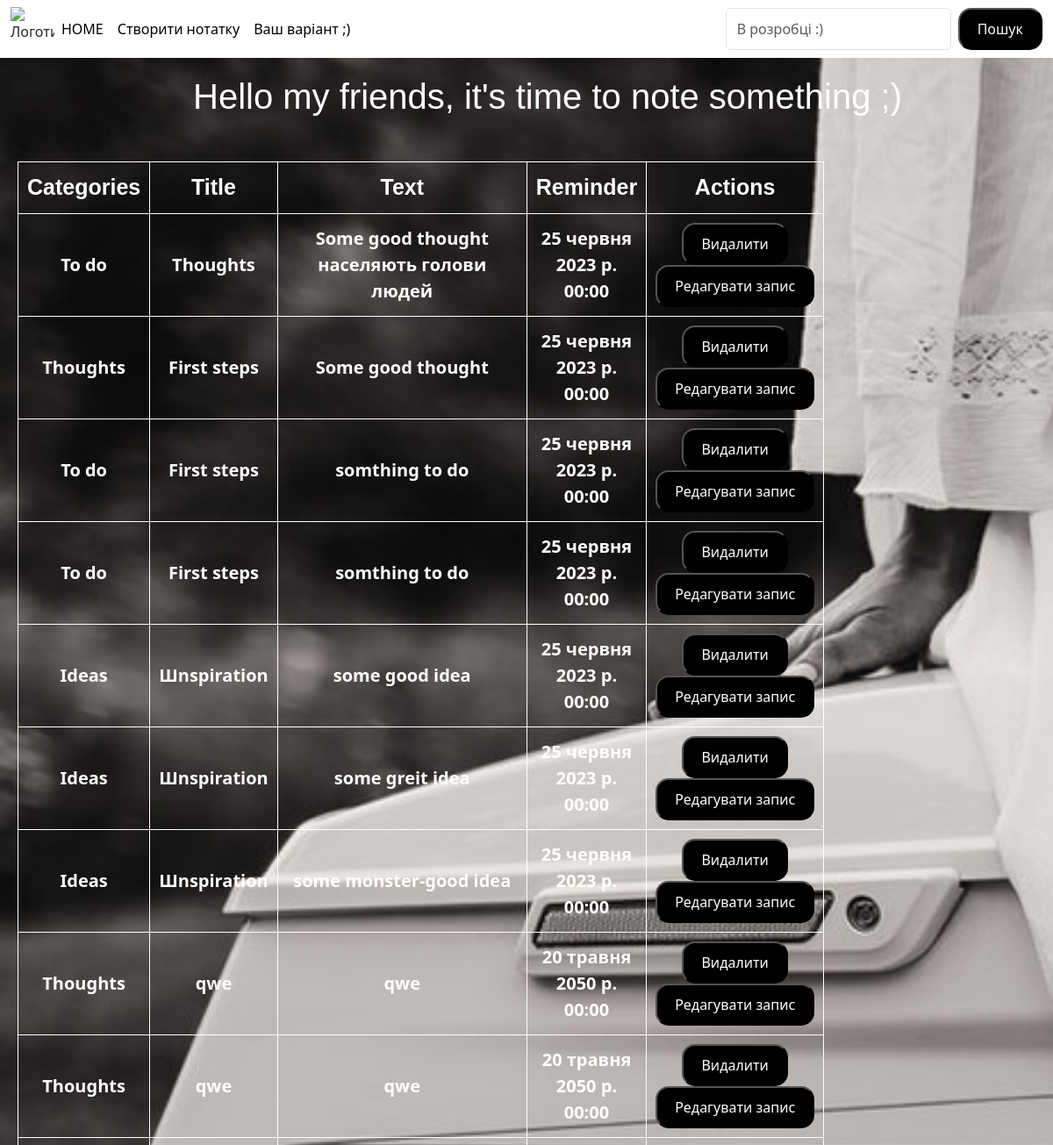
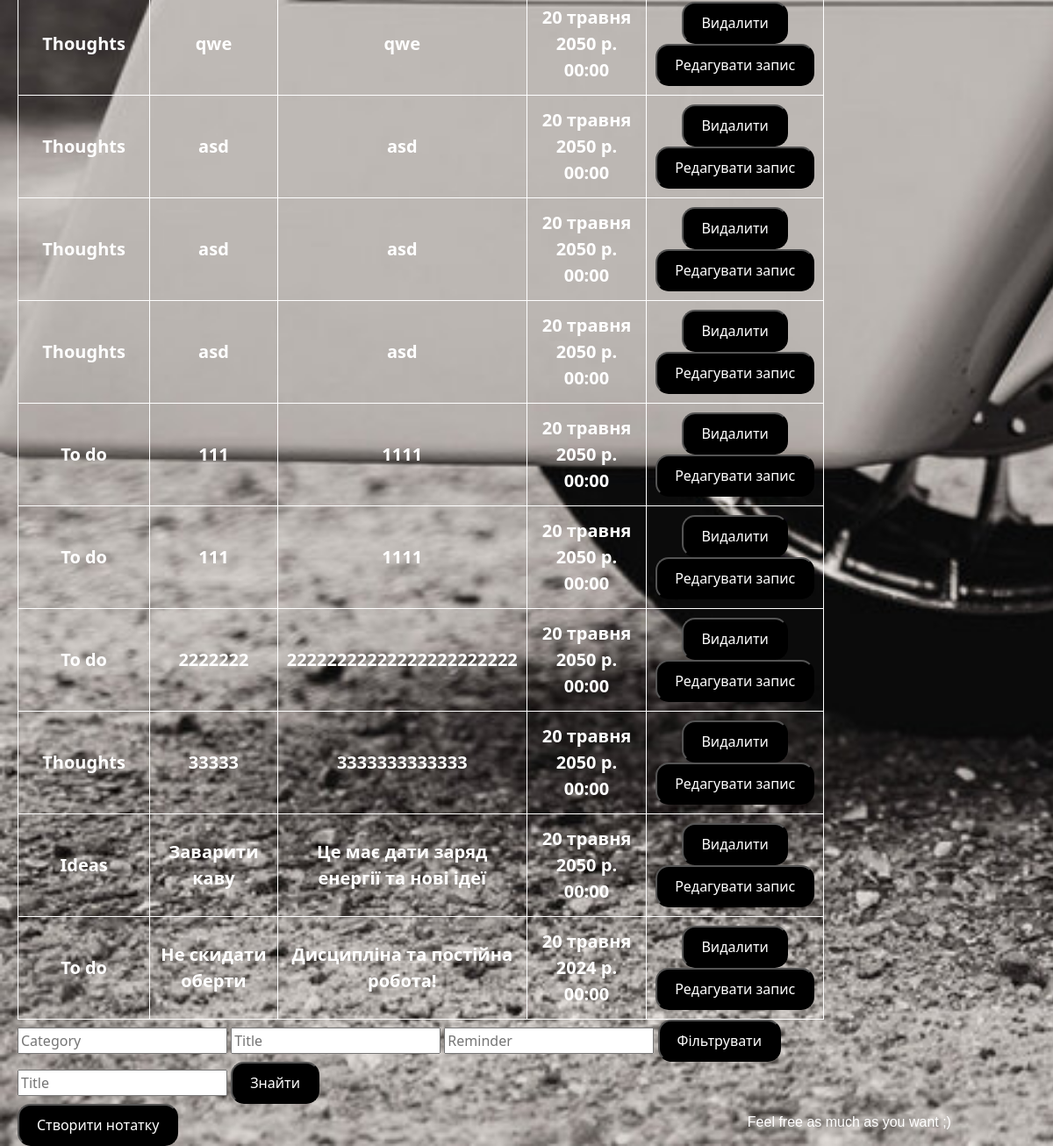
The app's page /notes/ with its own data (2 pictures, top to bottom).
### notes/models.py (models this page shows, shortened)
class Notes(models.Model):
    categories = models.ForeignKey(Categories, on_delete=models.CASCADE, related_name='notes')
    title = models.CharField(max_length=200)
    text = models.TextField()
    reminder = models.DateTimeField('reminder date')

class Categories(models.Model):
    title = models.CharField(max_length=200)

### notes/views.py (the view)
# urls.py: path('', views.notes, name='notes'),
def notes(request):
    notes = Notes.objects.select_related('categories').all()
    return render(request, 'notes/index.html', {'data': notes})

### notes/templates/notes/index.html (shortened to what this page needs)
<!DOCTYPE html>
<html lang="en">
<head>
    {% load static %}
    <link rel="stylesheet" type="text/css" href="{% static 'notes/css/style.css' %}">
    <link href="https://cdn.jsdelivr.net/npm/bootstrap@5.3.0/dist/css/bootstrap.min.css" rel="stylesheet">
    <link rel="stylesheet" type="text/css" href="{% static 'notes/css/style.css' %}">
</head>
<body>
<nav class="navbar navbar-expand-sm navbar-white bg-white">
  <div class="container-fluid">
    <img src="https://beetroot.co/wp-content/uploads/sites/2/2019/12/Beetroot-Logo_450x450px.png" alt="Логотип" width="50" height="50" class="logo">
    <div class="collapse navbar-collapse" id="mynavbar">
      <ul class="navbar-nav me-auto">
        <li class="nav-item">
          <a class="nav-link" href="{% url 'notes:notes' %}">HOME</a>
        </li>
        <li class="nav-item">
          <a class="nav-link" href="{% url 'notes:create' %}">Створити нотатку</a>
        </li>
        <li class="nav-item">
          <a class="nav-link" href="javascript:void(0)">Ваш варіант ;)</a>
        </li>
      </ul>
      <form class="d-flex" action="{% url 'notes:search' %}" method="GET">
        <input class="form-control me-2" type="text" name="q" placeholder="В розробці :)">
        <button class="my-button" type="button" onclick="redirectToPage_1()">Пошук</button>
      </form>
    </div>
  </div>
</nav>
<h1> Hello my friends, it's time to note something ;) </h1>
<h6> Feel free as much as you want ;) </h6>
<div>
    <table>
        <thead>
            <tr>
                <th>Categories</th>
                <th>Title</th>
                <th>Text</th>
                <th>Reminder</th>
                <th>Actions</th>
            </tr>
        </thead>
        <tbody>
            {% for note in data %}
                <tr>
                    <td>{{ note.categories.title }}</td>
                    <td>{{ note.title }}</td>
                    <td>{{ note.text }}</td>
                    <td>{{ note.reminder }}</td>
                    <td><form action="{% url 'notes:delete' note.id %}" method="post">
                        <input class="my-button" type="submit" value="Видалити">
                        </form>
                        <form action="{% url 'notes:correct' note.id %}" method="get">
                        <input class="my-button" type="submit" value="Редагувати запис">
                        </form>
                    </td>
                </tr>
            {% endfor %}
        </tbody>
    </table>
</div>
<div style="margin-left: 20px;">
<form action="{% url 'notes:filter' %}">
    <input type="text" name="category" placeholder="Сategory">
    <input type="text" name="title" placeholder="Title">
    <input type="text" name="reminder" placeholder="Reminder">
    <input class="my-button" type="submit" value="Фільтрувати">
</form>
</div>
<div style="margin-left: 20px;">
<form action="{% url 'notes:find' %}">
  <input type="text" name="title" placeholder="Title">
  <input class="my-button" type="submit" value="Знайти">
</form>
</div>
<div style="margin-left: 20px;">
<button class="my-button" onclick="redirectToPage()">Створити нотатку</button>
</div>
</body>
</html>

### notes/static/notes/css/style.css (style rules this page uses)
body { background-color: #ffffff; background-image: url('moto.jpg'); background-repeat: no-repeat; background-size: cover; }
h1 { margin-left: 220px; margin-top: 20px; font-family: Italic, sans-serif; color: white; }
h6 { position: absolute; right: 0; bottom: 0; transform: translate(-50%, -50%); color: #ffffff; font-family: Italic, sans-serif; }
h1 { color: white; }
table { border-collapse: collapse; width: 50%; margin-left: 20px; margin-right: 0px; margin-top: 50px; }
table th { border: 1px solid white !important; padding: 10px; color: white !important; text-align: center; font-size: 25px; font-weight: bold; font-family: Arial, sans-serif; }
table td { border: 1px solid white !important; padding: 10px; color: white !important; text-align: center; font-size: 20px; font-weight: bold; }
.my-button { background-color: black; color: #ffffff; padding: 10px 20px; font-size: 16px; margin-left: 0px; margin-right: 0px; border-radius: 15px; }
.nav-link { background-color: white; color: black; padding: 10px 20px; font-size: 16px; margin-left: 0px; margin-right: 0px; border-radius: 100px; }

### records on screen
Notes: categories "To do", title "Thoughts", text "Some good thought населяють голови людей", reminder "25 червня 2023 р. 00:00"
Notes: categories "Thoughts", title "First steps", text "Some good thought", reminder "25 червня 2023 р. 00:00"
Notes: categories "To do", title "First steps", text "somthing to do", reminder "25 червня 2023 р. 00:00"
Notes: categories "To do", title "First steps", text "somthing to do", reminder "25 червня 2023 р. 00:00"
Notes: categories "Ideas", title "Шnspiration", text "some good idea", reminder "25 червня 2023 р. 00:00"
Notes: categories "Ideas", title "Шnspiration", text "some greit idea", reminder "25 червня 2023 р. 00:00"
Notes: categories "Ideas", title "Шnspiration", text "some monster-good idea", reminder "25 червня 2023 р. 00:00"
Notes: categories "Thoughts", title "qwe", text "qwe", reminder "20 травня 2050 р. 00:00"
Notes: categories "Thoughts", title "qwe", text "qwe", reminder "20 травня 2050 р. 00:00"
Notes: categories "Thoughts", title "qwe", text "qwe", reminder "20 травня 2050 р. 00:00"
Notes: categories "Thoughts", title "asd", text "asd", reminder "20 травня 2050 р. 00:00"
Notes: categories "Thoughts", title "asd", text "asd", reminder "20 травня 2050 р. 00:00"
Notes: categories "Thoughts", title "asd", text "asd", reminder "20 травня 2050 р. 00:00"
Notes: categories "To do", title "111", text "1111", reminder "20 травня 2050 р. 00:00"
Notes: categories "To do", title "111", text "1111", reminder "20 травня 2050 р. 00:00"
Notes: categories "To do", title "2222222", text "22222222222222222222222", reminder "20 травня 2050 р. 00:00"
Notes: categories "Thoughts", title "33333", text "3333333333333", reminder "20 травня 2050 р. 00:00"
Notes: categories "Ideas", title "Заварити каву", text "Це має дати заряд енергії та нові ідеї", reminder "20 травня 2050 р. 00:00"
Notes: categories "To do", title "Не скидати оберти", text "Дисципліна та постійна робота!", reminder "20 травня 2024 р. 00:00"
